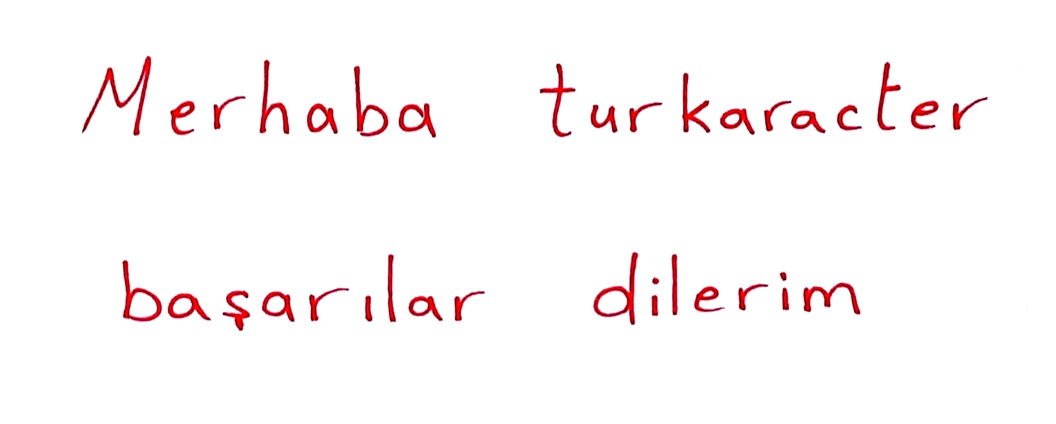
#> input picture Example.jpg, 2112 x 847 px (shown at 1/2 size)
$ python -i ImageProcessingMethods.py   (imports and definitions only)
#> lines starting #> are read from the running program, lines starting #| are printed output that depends on the picture; after the words box and inside, x2 and y2 are one past the last pixel; in counts of white or black regions, pixels touching at a corner belong together
import cv2
import numpy as np

# ===========================================================
# ===================+++ Preprocessing +++===================
# ===========================================================

def grayscale(image):
    gray_img = cv2.cvtColor(image, cv2.COLOR_BGR2GRAY)
    return gray_img


def invert(image):
    inverted_img = cv2.bitwise_not(image)
    return inverted_img

def binarize(image, threshold=127, maxValue=255):
    threshold, img_thresholded = cv2.threshold(image, threshold, maxValue, cv2.THRESH_BINARY) # + cv2.THRESH_OTSU
    return img_thresholded

# [5 lines left out: function add_borders, not called in this run]

# ==========================================================
# ===================+++ Segmentation +++===================
# ==========================================================

def segment_to_lines(image, verbose=0):
    lines = []
    h, w = image.shape
    kernel = np.ones((int(h/40),w-10), dtype='uint8')
    dilated_image = cv2.dilate(image, kernel, iterations=1)
    contours, hierarchies = cv2.findContours(dilated_image.copy(), cv2.RETR_EXTERNAL, cv2.CHAIN_APPROX_NONE)
    sorted_contour_lines = sorted(contours, key=lambda contour: cv2.boundingRect(contour)[1]) #(x,y,w,h)
    if verbose == 1 or verbose >= 4:
        print(len(sorted_contour_lines), " Lines Recognized")
    image_with_boxes = image.copy()
    for contour in sorted_contour_lines:
        if cv2.contourArea(contour) < 400:
            continue

        x, y, w, h = cv2.boundingRect(contour)
        # if h < 10 or w < 10:
        #     continue

        line_image=image[y:y+h, x:x+w]
        lines.append(line_image)
        cv2.rectangle(image_with_boxes, (x, y), (x+w, y+h), (100,255,100), thickness=2)
    return image_with_boxes, lines

# [137 lines left out: functions segment_to_words, segment_to_chars, rescaleForModel, addPadding, repairShapeOfCharacter, not called in this run]

>>> import cv2
>>> picture = cv2.imread('Example.jpg', cv2.IMREAD_GRAYSCALE)
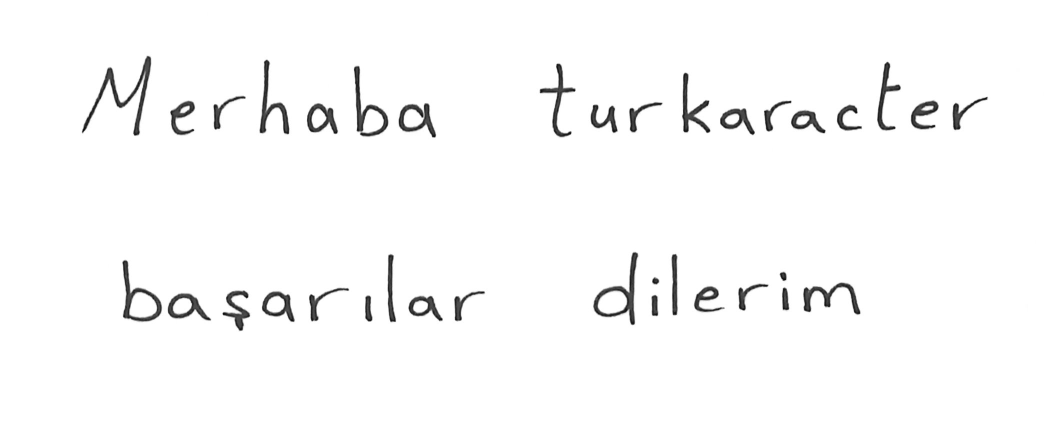
#> picture: shape (847, 2112) (shown at 1/2 size); min 0, max 255, mean 249.1
>>> result = segment_to_lines(picture)
#> in segment_to_lines, `dilated_image = cv2.dilate(image, kernel, iterations=1)`: dilated_image: shape (847, 2112); every value is 255
#> in segment_to_lines, `contours, hierarchies = cv2.findContours(dilated_image.copy(), cv2.RET..`: contours = 1 contour; box (x1, y1, x2, y2) and area: (0, 0, 2112, 847) 1785906
#> in segment_to_lines, `sorted_contour_lines = sorted(contours, key=lambda contour: cv2.boundi..`: sorted_contour_lines has the same summary as contours
#> the loop in segment_to_lines, `for contour in sorted_contour_lines:` made 1 pass
#> after the loop in segment_to_lines, `for contour in sorted_contour_lines:`:
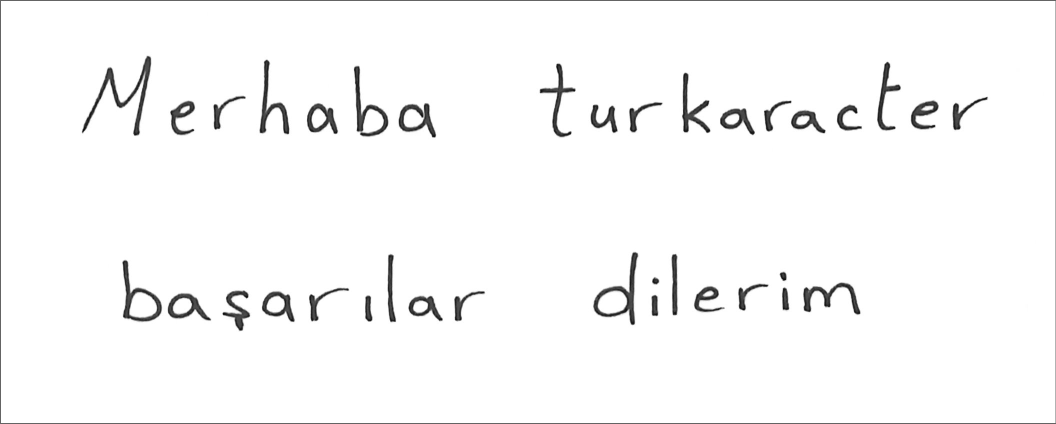
#> image_with_boxes: shape (847, 2112) (shown at 1/2 size); 0.5% of pixels changed, all inside (x1, y1, x2, y2) = (0, 0, 2112, 847)
#> after the loop in segment_to_lines, `for contour in sorted_contour_lines:`: lines = 1 item
